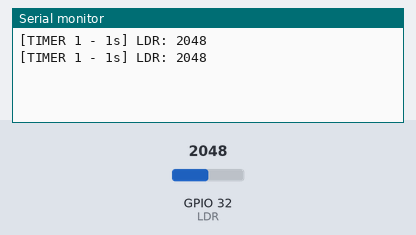
This program was run on a simulated ESP32. Shown: the last lines printed to the serial monitor. The inputs (shaded band) are chosen by the test bench; at power-on: GPIO 32 (LDR) = 2048.

Above: at 2.8 s.
2.9 s: GPIO 32 (LDR) set to 2866
At 3.6 s:
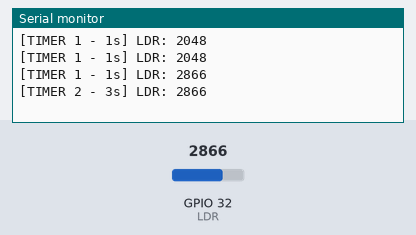
4.4 s: GPIO 32 (LDR) set to 3603
At 5.8 s:
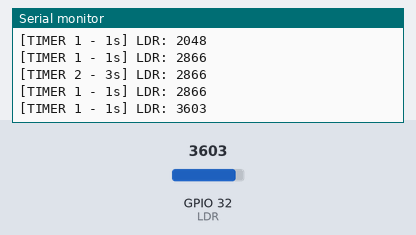
Timing chart, 0 to 7.4 s (numbered marks = the images above; inputs shaded):
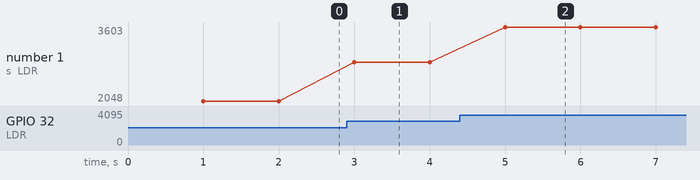

The program:

main.cpp
```cpp
#include <Arduino.h>

#define LED 2
#define LDR 32

hw_timer_t *timer1 = NULL;
hw_timer_t *timer2 = NULL;

portMUX_TYPE timerMux = portMUX_INITIALIZER_UNLOCKED;

volatile bool readFlag1 = false;
volatile bool readFlag2 = false;

void IRAM_ATTR onTimer1()
{
  portENTER_CRITICAL_ISR(&timerMux);
  readFlag1 = true;
  portEXIT_CRITICAL_ISR(&timerMux);
}

void IRAM_ATTR onTimer2()
{
  portENTER_CRITICAL_ISR(&timerMux);
  readFlag2 = true;
  portEXIT_CRITICAL_ISR(&timerMux);
}

void setup()
{
  Serial.begin(115200);

  pinMode(LDR, INPUT);

  // ===== TIMER 1 (наприклад 1 сек) =====
  timer1 = timerBegin(0, 80, true); // 80 prescaler → 1 tick = 1 мкс
  timerAttachInterrupt(timer1, &onTimer1, true);
  timerAlarmWrite(timer1, 1000000, true); // 1 000 000 мкс = 1 сек
  timerAlarmEnable(timer1);

  // ===== TIMER 2 (наприклад 3 сек) =====
  timer2 = timerBegin(1, 80, true);
  timerAttachInterrupt(timer2, &onTimer2, true);
  timerAlarmWrite(timer2, 3000000, true); // 3 сек
  timerAlarmEnable(timer2);
}

void loop()
{
  if (readFlag1)
  {
    portENTER_CRITICAL(&timerMux);
    readFlag1 = false;
    portEXIT_CRITICAL(&timerMux);

    uint16_t val = analogRead(LDR);
    Serial.printf("[TIMER 1 - 1s] LDR: %d\n", val);
  }

  if (readFlag2)
  {
    portENTER_CRITICAL(&timerMux);
    readFlag2 = false;
    portEXIT_CRITICAL(&timerMux);

    uint16_t val = analogRead(LDR);
    Serial.printf("[TIMER 2 - 3s] LDR: %d\n", val);
  }
}
```

Measured:
- after the input at 2.9 s, the serial monitor: prints a new line after 0.10 s (image 1)
- after the input at 4.4 s, the serial monitor: prints a new line after 0.60 s (image 2)
- plotted number 1: 2048 → 2866 after the input at 2.9 s, 2866 → 3603 after the input at 4.4 s
